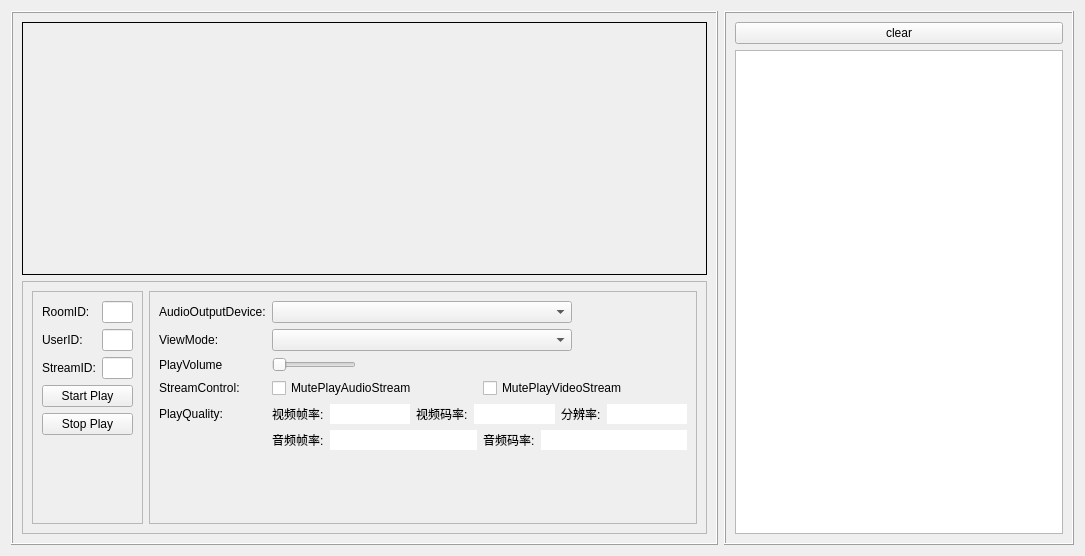
<?xml version="1.0" encoding="UTF-8"?>
<ui version="4.0">
 <class>ZegoPlayDemo</class>
 <widget class="QWidget" name="ZegoPlayDemo">
  <property name="geometry">
   <rect>
    <x>0</x>
    <y>0</y>
    <width>1085</width>
    <height>556</height>
   </rect>
  </property>
  <property name="windowTitle">
   <string>Form</string>
  </property>
  <layout class="QHBoxLayout" name="horizontalLayout" stretch="0,0">
   <item>
    <widget class="QFrame" name="frame">
     <property name="frameShape">
      <enum>QFrame::Box</enum>
     </property>
     <property name="frameShadow">
      <enum>QFrame::Raised</enum>
     </property>
     <layout class="QVBoxLayout" name="verticalLayout" stretch="1,1">
      <item>
       <widget class="QFrame" name="frame_remote_video">
        <property name="sizePolicy">
         <sizepolicy hsizetype="Preferred" vsizetype="Expanding">
          <horstretch>0</horstretch>
          <verstretch>0</verstretch>
         </sizepolicy>
        </property>
        <property name="frameShape">
         <enum>QFrame::Box</enum>
        </property>
       </widget>
      </item>
      <item>
       <widget class="QFrame" name="frame_2">
        <property name="frameShape">
         <enum>QFrame::StyledPanel</enum>
        </property>
        <property name="frameShadow">
         <enum>QFrame::Raised</enum>
        </property>
        <layout class="QHBoxLayout" name="horizontalLayout_3">
         <item>
          <widget class="QFrame" name="frame_4">
           <property name="frameShape">
            <enum>QFrame::StyledPanel</enum>
           </property>
           <property name="frameShadow">
            <enum>QFrame::Raised</enum>
           </property>
           <layout class="QFormLayout" name="formLayout">
            <item row="0" column="0">
             <widget class="QLabel" name="label">
              <property name="text">
               <string>RoomID:</string>
              </property>
             </widget>
            </item>
            <item row="0" column="1">
             <widget class="QLineEdit" name="lineEdit_roomID">
              <property name="sizePolicy">
               <sizepolicy hsizetype="Preferred" vsizetype="Fixed">
                <horstretch>0</horstretch>
                <verstretch>0</verstretch>
               </sizepolicy>
              </property>
             </widget>
            </item>
            <item row="2" column="0">
             <widget class="QLabel" name="label_2">
              <property name="text">
               <string>StreamID:</string>
              </property>
             </widget>
            </item>
            <item row="2" column="1">
             <widget class="QLineEdit" name="lineEdit_streamID">
              <property name="sizePolicy">
               <sizepolicy hsizetype="Preferred" vsizetype="Fixed">
                <horstretch>0</horstretch>
                <verstretch>0</verstretch>
               </sizepolicy>
              </property>
             </widget>
            </item>
            <item row="6" column="0" colspan="2">
             <widget class="QPushButton" name="pushButton_startPlay">
              <property name="text">
               <string>Start Play</string>
              </property>
             </widget>
            </item>
            <item row="7" column="0" colspan="2">
             <widget class="QPushButton" name="pushButton_stopPlay">
              <property name="text">
               <string>Stop Play</string>
              </property>
             </widget>
            </item>
            <item row="1" column="0">
             <widget class="QLabel" name="label_6">
              <property name="text">
               <string>UserID:</string>
              </property>
             </widget>
            </item>
            <item row="1" column="1">
             <widget class="QLineEdit" name="lineEdit_userID"/>
            </item>
           </layout>
          </widget>
         </item>
         <item>
          <widget class="QFrame" name="frame_3">
           <property name="frameShape">
            <enum>QFrame::StyledPanel</enum>
           </property>
           <property name="frameShadow">
            <enum>QFrame::Raised</enum>
           </property>
           <layout class="QFormLayout" name="formLayout_2">
            <item row="0" column="0">
             <widget class="QLabel" name="label_3">
              <property name="text">
               <string>AudioOutputDevice:</string>
              </property>
             </widget>
            </item>
            <item row="0" column="1">
             <widget class="QComboBox" name="comboBox_audioOutputDevice">
              <property name="sizePolicy">
               <sizepolicy hsizetype="Fixed" vsizetype="Fixed">
                <horstretch>0</horstretch>
                <verstretch>0</verstretch>
               </sizepolicy>
              </property>
              <property name="maximumSize">
               <size>
                <width>300</width>
                <height>16777215</height>
               </size>
              </property>
             </widget>
            </item>
            <item row="1" column="0">
             <widget class="QLabel" name="label_5">
              <property name="text">
               <string>ViewMode:</string>
              </property>
             </widget>
            </item>
            <item row="1" column="1">
             <widget class="QComboBox" name="comboBox_viewmode">
              <property name="sizePolicy">
               <sizepolicy hsizetype="Fixed" vsizetype="Fixed">
                <horstretch>0</horstretch>
                <verstretch>0</verstretch>
               </sizepolicy>
              </property>
              <property name="maximumSize">
               <size>
                <width>300</width>
                <height>16777215</height>
               </size>
              </property>
             </widget>
            </item>
            <item row="2" column="0">
             <widget class="QLabel" name="label_12">
              <property name="text">
               <string>PlayVolume</string>
              </property>
             </widget>
            </item>
            <item row="2" column="1">
             <widget class="QSlider" name="slider_playVolume">
              <property name="sizePolicy">
               <sizepolicy hsizetype="Fixed" vsizetype="Fixed">
                <horstretch>0</horstretch>
                <verstretch>0</verstretch>
               </sizepolicy>
              </property>
              <property name="maximum">
               <number>100</number>
              </property>
              <property name="orientation">
               <enum>Qt::Horizontal</enum>
              </property>
             </widget>
            </item>
            <item row="3" column="0">
             <widget class="QLabel" name="label_10">
              <property name="text">
               <string>StreamControl:</string>
              </property>
             </widget>
            </item>
            <item row="3" column="1">
             <layout class="QHBoxLayout" name="horizontalLayout_2">
              <item>
               <widget class="QCheckBox" name="checkBox_mutePlayStreamAudio">
                <property name="text">
                 <string>MutePlayAudioStream</string>
                </property>
               </widget>
              </item>
              <item>
               <widget class="QCheckBox" name="checkBox_mutePlayStreamVideo">
                <property name="text">
                 <string>MutePlayVideoStream</string>
                </property>
               </widget>
              </item>
             </layout>
            </item>
            <item row="4" column="0">
             <widget class="QLabel" name="label_4">
              <property name="text">
               <string>PlayQuality:</string>
              </property>
             </widget>
            </item>
            <item row="4" column="1">
             <layout class="QHBoxLayout" name="horizontalLayout_7">
              <item>
               <widget class="QLabel" name="label_9">
                <property name="text">
                 <string>视频帧率:</string>
                </property>
               </widget>
              </item>
              <item>
               <widget class="QLineEdit" name="lineEdit_videoFPS">
                <property name="frame">
                 <bool>false</bool>
                </property>
                <property name="readOnly">
                 <bool>true</bool>
                </property>
               </widget>
              </item>
              <item>
               <widget class="QLabel" name="label_11">
                <property name="text">
                 <string>视频码率:</string>
                </property>
               </widget>
              </item>
              <item>
               <widget class="QLineEdit" name="lineEdit_videoBPS">
                <property name="frame">
                 <bool>false</bool>
                </property>
                <property name="readOnly">
                 <bool>true</bool>
                </property>
               </widget>
              </item>
              <item>
               <widget class="QLabel" name="label_13">
                <property name="text">
                 <string>分辨率:</string>
                </property>
               </widget>
              </item>
              <item>
               <widget class="QLineEdit" name="lineEdit_resolution">
                <property name="frame">
                 <bool>false</bool>
                </property>
                <property name="readOnly">
                 <bool>true</bool>
                </property>
               </widget>
              </item>
             </layout>
            </item>
            <item row="5" column="1">
             <layout class="QHBoxLayout" name="horizontalLayout_6">
              <item>
               <widget class="QLabel" name="label_16">
                <property name="text">
                 <string>音频帧率:</string>
                </property>
               </widget>
              </item>
              <item>
               <widget class="QLineEdit" name="lineEdit_audioFPS">
                <property name="frame">
                 <bool>false</bool>
                </property>
                <property name="readOnly">
                 <bool>true</bool>
                </property>
               </widget>
              </item>
              <item>
               <widget class="QLabel" name="label_17">
                <property name="text">
                 <string>音频码率:</string>
                </property>
               </widget>
              </item>
              <item>
               <widget class="QLineEdit" name="lineEdit_audioBPS">
                <property name="frame">
                 <bool>false</bool>
                </property>
                <property name="readOnly">
                 <bool>true</bool>
                </property>
               </widget>
              </item>
             </layout>
            </item>
           </layout>
          </widget>
         </item>
        </layout>
       </widget>
      </item>
     </layout>
    </widget>
   </item>
   <item>
    <widget class="QFrame" name="frame_5">
     <property name="sizePolicy">
      <sizepolicy hsizetype="Fixed" vsizetype="Preferred">
       <horstretch>0</horstretch>
       <verstretch>0</verstretch>
      </sizepolicy>
     </property>
     <property name="minimumSize">
      <size>
       <width>350</width>
       <height>0</height>
      </size>
     </property>
     <property name="maximumSize">
      <size>
       <width>350</width>
       <height>16777215</height>
      </size>
     </property>
     <property name="frameShape">
      <enum>QFrame::Box</enum>
     </property>
     <property name="frameShadow">
      <enum>QFrame::Raised</enum>
     </property>
     <layout class="QVBoxLayout" name="verticalLayout_2">
      <item>
       <widget class="QPushButton" name="pushButton_clear_log">
        <property name="text">
         <string>clear</string>
        </property>
       </widget>
      </item>
      <item>
       <widget class="QTextEdit" name="textEdit_log">
        <property name="html">
         <string>&lt;!DOCTYPE HTML PUBLIC &quot;-//W3C//DTD HTML 4.0//EN&quot; &quot;http://www.w3.org/TR/REC-html40/strict.dtd&quot;&gt;
&lt;html&gt;&lt;head&gt;&lt;meta name=&quot;qrichtext&quot; content=&quot;1&quot; /&gt;&lt;style type=&quot;text/css&quot;&gt;
p, li { white-space: pre-wrap; }
&lt;/style&gt;&lt;/head&gt;&lt;body style=&quot; font-family:'SimSun'; font-size:13.5pt; font-weight:400; font-style:normal;&quot;&gt;
&lt;p style=&quot;-qt-paragraph-type:empty; margin-top:0px; margin-bottom:0px; margin-left:0px; margin-right:0px; -qt-block-indent:0; text-indent:0px; font-size:9pt;&quot;&gt;&lt;br /&gt;&lt;/p&gt;&lt;/body&gt;&lt;/html&gt;</string>
        </property>
       </widget>
      </item>
     </layout>
    </widget>
   </item>
  </layout>
 </widget>
 <resources/>
 <connections/>
</ui>
